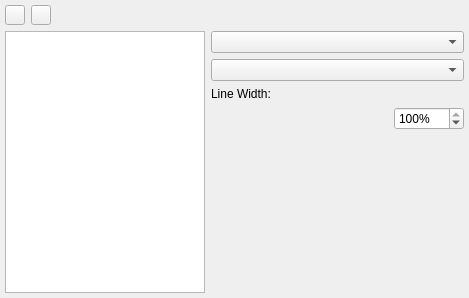
<ui version="4.0" >
 <class>SMLineStyleWidget</class>
 <widget class="QWidget" name="SMLineStyleWidget" >
  <property name="geometry" >
   <rect>
    <x>0</x>
    <y>0</y>
    <width>469</width>
    <height>298</height>
   </rect>
  </property>
  <layout class="QVBoxLayout" >
   <property name="spacing" >
    <number>5</number>
   </property>
   <property name="leftMargin" >
    <number>5</number>
   </property>
   <property name="topMargin" >
    <number>5</number>
   </property>
   <property name="rightMargin" >
    <number>5</number>
   </property>
   <property name="bottomMargin" >
    <number>5</number>
   </property>
   <item>
    <layout class="QHBoxLayout" >
     <property name="spacing" >
      <number>6</number>
     </property>
     <property name="leftMargin" >
      <number>0</number>
     </property>
     <property name="topMargin" >
      <number>0</number>
     </property>
     <property name="rightMargin" >
      <number>0</number>
     </property>
     <property name="bottomMargin" >
      <number>0</number>
     </property>
     <item>
      <widget class="QPushButton" name="addButton" >
       <property name="sizePolicy" >
        <sizepolicy vsizetype="Fixed" hsizetype="Fixed" >
         <horstretch>0</horstretch>
         <verstretch>0</verstretch>
        </sizepolicy>
       </property>
       <property name="minimumSize" >
        <size>
         <width>20</width>
         <height>20</height>
        </size>
       </property>
       <property name="maximumSize" >
        <size>
         <width>20</width>
         <height>20</height>
        </size>
       </property>
       <property name="text" >
        <string/>
       </property>
      </widget>
     </item>
     <item>
      <widget class="QPushButton" name="removeButton" >
       <property name="sizePolicy" >
        <sizepolicy vsizetype="Fixed" hsizetype="Fixed" >
         <horstretch>0</horstretch>
         <verstretch>0</verstretch>
        </sizepolicy>
       </property>
       <property name="minimumSize" >
        <size>
         <width>20</width>
         <height>20</height>
        </size>
       </property>
       <property name="maximumSize" >
        <size>
         <width>20</width>
         <height>20</height>
        </size>
       </property>
       <property name="text" >
        <string/>
       </property>
      </widget>
     </item>
     <item>
      <spacer>
       <property name="orientation" >
        <enum>Qt::Horizontal</enum>
       </property>
       <property name="sizeType" >
        <enum>QSizePolicy::Expanding</enum>
       </property>
       <property name="sizeHint" >
        <size>
         <width>150</width>
         <height>21</height>
        </size>
       </property>
      </spacer>
     </item>
    </layout>
   </item>
   <item>
    <layout class="QHBoxLayout" >
     <property name="spacing" >
      <number>6</number>
     </property>
     <property name="leftMargin" >
      <number>0</number>
     </property>
     <property name="topMargin" >
      <number>0</number>
     </property>
     <property name="rightMargin" >
      <number>0</number>
     </property>
     <property name="bottomMargin" >
      <number>0</number>
     </property>
     <item>
      <widget class="QListWidget" name="lineStyles" >
       <property name="maximumSize" >
        <size>
         <width>200</width>
         <height>32767</height>
        </size>
       </property>
      </widget>
     </item>
     <item>
      <layout class="QVBoxLayout" >
       <property name="spacing" >
        <number>6</number>
       </property>
       <property name="leftMargin" >
        <number>0</number>
       </property>
       <property name="topMargin" >
        <number>0</number>
       </property>
       <property name="rightMargin" >
        <number>0</number>
       </property>
       <property name="bottomMargin" >
        <number>0</number>
       </property>
       <item>
        <layout class="QGridLayout" >
         <property name="leftMargin" >
          <number>0</number>
         </property>
         <property name="topMargin" >
          <number>0</number>
         </property>
         <property name="rightMargin" >
          <number>0</number>
         </property>
         <property name="bottomMargin" >
          <number>0</number>
         </property>
         <property name="horizontalSpacing" >
          <number>6</number>
         </property>
         <property name="verticalSpacing" >
          <number>6</number>
         </property>
         <item row="1" column="0" >
          <widget class="QComboBox" name="endCombo" >
           <property name="sizePolicy" >
            <sizepolicy vsizetype="Fixed" hsizetype="Expanding" >
             <horstretch>0</horstretch>
             <verstretch>0</verstretch>
            </sizepolicy>
           </property>
          </widget>
         </item>
         <item row="2" column="0" >
          <widget class="QComboBox" name="joinCombo" >
           <property name="sizePolicy" >
            <sizepolicy vsizetype="Fixed" hsizetype="Expanding" >
             <horstretch>0</horstretch>
             <verstretch>0</verstretch>
            </sizepolicy>
           </property>
          </widget>
         </item>
        </layout>
       </item>
       <item>
        <layout class="QGridLayout" >
         <property name="leftMargin" >
          <number>0</number>
         </property>
         <property name="topMargin" >
          <number>0</number>
         </property>
         <property name="rightMargin" >
          <number>0</number>
         </property>
         <property name="bottomMargin" >
          <number>0</number>
         </property>
         <property name="horizontalSpacing" >
          <number>6</number>
         </property>
         <property name="verticalSpacing" >
          <number>6</number>
         </property>
         <item row="1" column="1" >
          <widget class="QSpinBox" name="shadeBox" >
           <property name="sizePolicy" >
            <sizepolicy vsizetype="Fixed" hsizetype="Minimum" >
             <horstretch>0</horstretch>
             <verstretch>0</verstretch>
            </sizepolicy>
           </property>
           <property name="minimumSize" >
            <size>
             <width>70</width>
             <height>0</height>
            </size>
           </property>
           <property name="suffix" >
            <string>%</string>
           </property>
           <property name="minimum" >
            <number>0</number>
           </property>
           <property name="maximum" >
            <number>100</number>
           </property>
           <property name="value" >
            <number>100</number>
           </property>
          </widget>
         </item>
         <item row="0" column="0" >
          <widget class="QLabel" name="textLabel2" >
           <property name="sizePolicy" >
            <sizepolicy vsizetype="Preferred" hsizetype="Expanding" >
             <horstretch>0</horstretch>
             <verstretch>0</verstretch>
            </sizepolicy>
           </property>
           <property name="text" >
            <string>Line Width:</string>
           </property>
           <property name="wordWrap" >
            <bool>false</bool>
           </property>
          </widget>
         </item>
        </layout>
       </item>
       <item>
        <spacer>
         <property name="orientation" >
          <enum>Qt::Vertical</enum>
         </property>
         <property name="sizeType" >
          <enum>QSizePolicy::Fixed</enum>
         </property>
         <property name="sizeHint" >
          <size>
           <width>20</width>
           <height>16</height>
          </size>
         </property>
        </spacer>
       </item>
       <item>
        <widget class="QLabel" name="previewLabel" >
         <property name="sizePolicy" >
          <sizepolicy vsizetype="Preferred" hsizetype="Expanding" >
           <horstretch>0</horstretch>
           <verstretch>0</verstretch>
          </sizepolicy>
         </property>
         <property name="minimumSize" >
          <size>
           <width>0</width>
           <height>60</height>
          </size>
         </property>
         <property name="text" >
          <string/>
         </property>
         <property name="wordWrap" >
          <bool>false</bool>
         </property>
        </widget>
       </item>
       <item>
        <spacer>
         <property name="orientation" >
          <enum>Qt::Vertical</enum>
         </property>
         <property name="sizeType" >
          <enum>QSizePolicy::Expanding</enum>
         </property>
         <property name="sizeHint" >
          <size>
           <width>41</width>
           <height>26</height>
          </size>
         </property>
        </spacer>
       </item>
      </layout>
     </item>
    </layout>
   </item>
  </layout>
 </widget>
 <layoutdefault spacing="6" margin="11" />
 <resources/>
 <connections/>
</ui>
